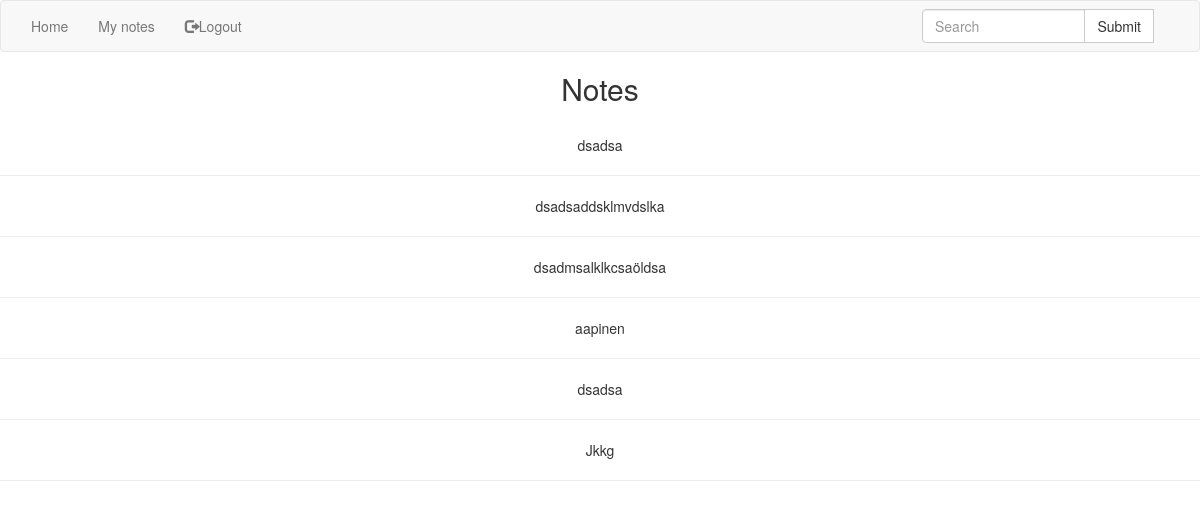
/home/id/1 (signed in), run on an earlier commit of the app's database.
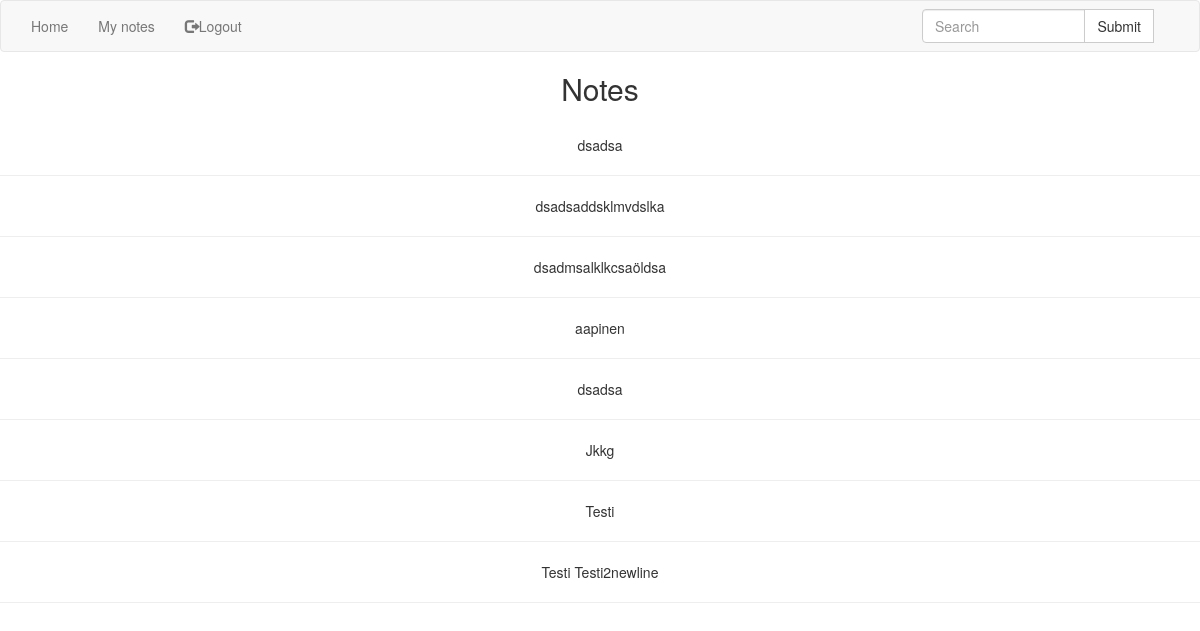
And on a later commit of the database.
### tables this page shows
CREATE TABLE storage (
   userid int,
   private TEXT,
   data TEXT
);

### app.py (the view)
@app.route('/home/id/<id>')
def home_notes(id):
    user_notes = db.check(id_=id, notes=True)
    comments = db.check(comments=True)
    if session.has_key('username'):
        print user_notes
        return render_template('home.html', user_notes=user_notes)
    else:
        return redirect(url_for('index'))

### templates/home.html (shortened to what this page needs)
<!DOCTYPE html>
<html lang="en">
   <head>
      <link rel="stylesheet" href="https://maxcdn.bootstrapcdn.com/bootstrap/3.3.7/css/bootstrap.min.css">
   </head>
   <body>
      <nav class = "navbar navbar-default" role = "navigation">
         <div class="collapse navbar-collapse navbar-ex1-collapse">
            <ul class = "nav navbar-nav">
               <li><a href="/home">Home</a></li>
               <li><a href="/home/id/{{session.uuid}}">My notes</a></li>
               <li><a href="/logout"><span class="glyphicon glyphicon-log-out"></span>Logout</a></li>
            </ul>
            <div class="col-sm-3 col-md-3 pull-right">
               <form id="searchorm" class="navbar-form" action="/search">
                  <div class="input-group">
                     <input type="text" class="form-control" placeholder="Search" name="term" id="term">
                     <div class="input-group-btn">
                        <input class="btn btn-default" type="submit"></input>
                     </div>
                  </div>
               </form>
            </div>
         </div>
      </nav>
      <br>
      {% if user_notes %}
      <div style="text-align:center;">
<h2>Notes</h2><br>
      {% for n in user_notes %}
          <p >{{n[0]}}</p>
          <hr />
      {% endfor %}
      </div>
      {% endif %}
   </body>
</html>

What changed in the data, as far as the page shows it:
added storage: data "Testi"
added storage: data "Testi Testi2newline"
